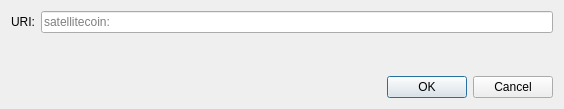
<?xml version="1.0" encoding="UTF-8"?>
<ui version="4.0">
 <class>OpenURIDialog</class>
 <widget class="QDialog" name="OpenURIDialog">
  <property name="geometry">
   <rect>
    <x>0</x>
    <y>0</y>
    <width>564</width>
    <height>109</height>
   </rect>
  </property>
  <property name="windowTitle">
   <string>Open satellitecoin URI</string>
  </property>
  <layout class="QVBoxLayout" name="verticalLayout">
   <item>
    <layout class="QHBoxLayout" name="horizontalLayout">
     <item>
      <widget class="QLabel" name="label">
       <property name="text">
        <string>URI:</string>
       </property>
      </widget>
     </item>
     <item>
      <widget class="QValidatedLineEdit" name="uriEdit">
       <property name="placeholderText">
        <string notr="true">satellitecoin:</string>
       </property>
      </widget>
     </item>
    </layout>
   </item>
   <item>
    <spacer name="verticalSpacer">
     <property name="orientation">
      <enum>Qt::Vertical</enum>
     </property>
     <property name="sizeHint" stdset="0">
      <size>
       <width>20</width>
       <height>40</height>
      </size>
     </property>
    </spacer>
   </item>
   <item>
    <widget class="QDialogButtonBox" name="buttonBox">
     <property name="orientation">
      <enum>Qt::Horizontal</enum>
     </property>
     <property name="standardButtons">
      <set>QDialogButtonBox::Cancel|QDialogButtonBox::Ok</set>
     </property>
    </widget>
   </item>
  </layout>
 </widget>
 <customwidgets>
  <customwidget>
   <class>QValidatedLineEdit</class>
   <extends>QLineEdit</extends>
   <header>qt/qvalidatedlineedit.h</header>
  </customwidget>
 </customwidgets>
 <resources/>
 <connections>
  <connection>
   <sender>buttonBox</sender>
   <signal>accepted()</signal>
   <receiver>OpenURIDialog</receiver>
   <slot>accept()</slot>
   <hints>
    <hint type="sourcelabel">
     <x>248</x>
     <y>254</y>
    </hint>
    <hint type="destinationlabel">
     <x>157</x>
     <y>274</y>
    </hint>
   </hints>
  </connection>
  <connection>
   <sender>buttonBox</sender>
   <signal>rejected()</signal>
   <receiver>OpenURIDialog</receiver>
   <slot>reject()</slot>
   <hints>
    <hint type="sourcelabel">
     <x>316</x>
     <y>260</y>
    </hint>
    <hint type="destinationlabel">
     <x>286</x>
     <y>274</y>
    </hint>
   </hints>
  </connection>
 </connections>
</ui>
